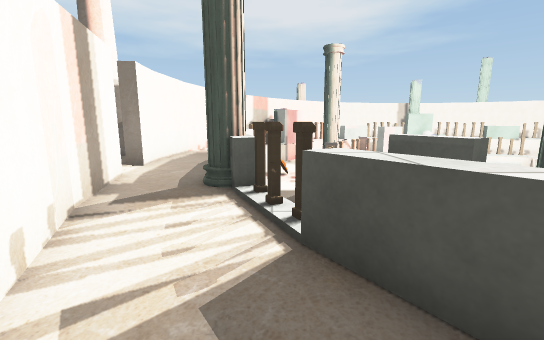
view 1 (above)

20 first-person views from a walk through a scene from a Unity 3-D project. The camera is 1.3 m above the floor, tilts 10° down and sees 90° across. The floor is counted in squares, 1 m on a side. Each view is taken from the middle of a square. On the plan, view 1 faces up. The plan holds only what a view shows up to about 13 squares ahead; the rest is blank. The place goes on beyond the plan. The player is left out. Some animated figures are not drawn. Some surface patterns are stand-ins.

view 2
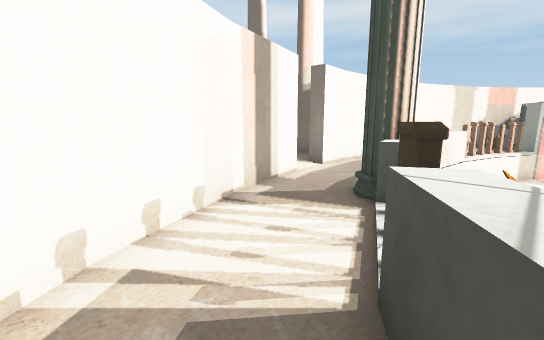

view 3
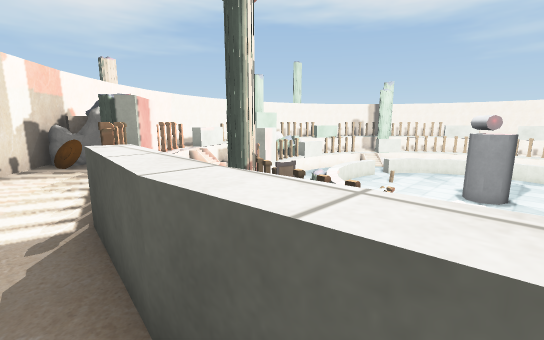

view 4
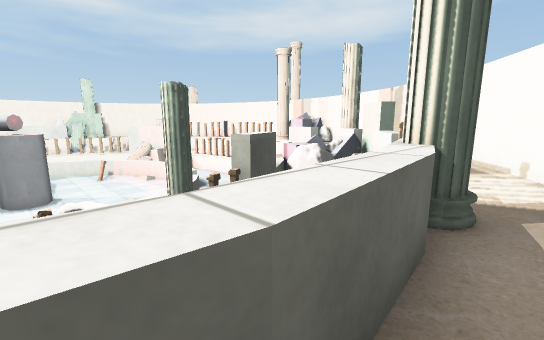

view 5
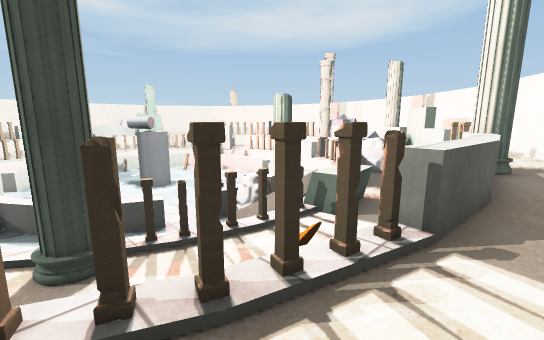

view 6
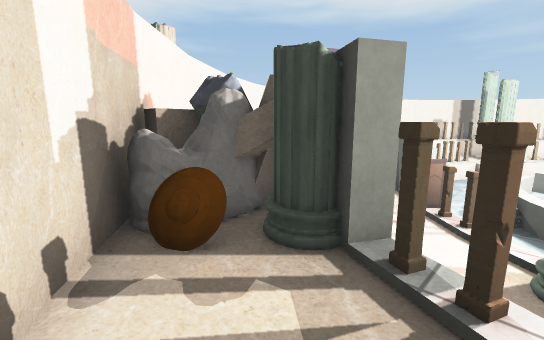

view 7
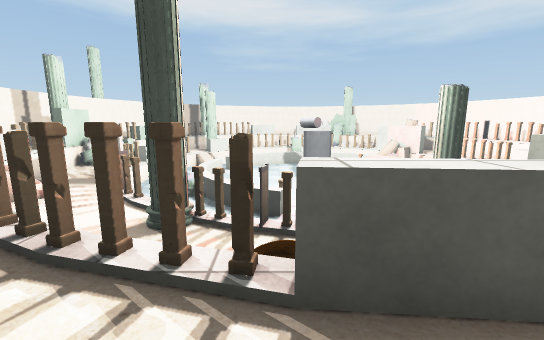

view 8
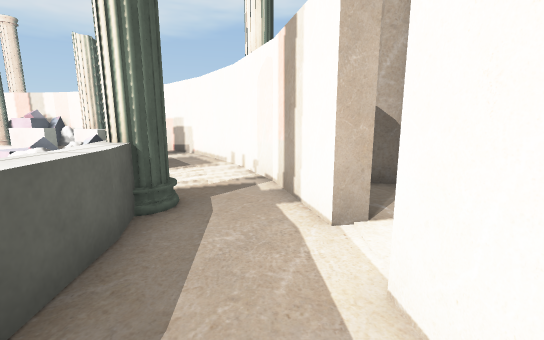

view 9
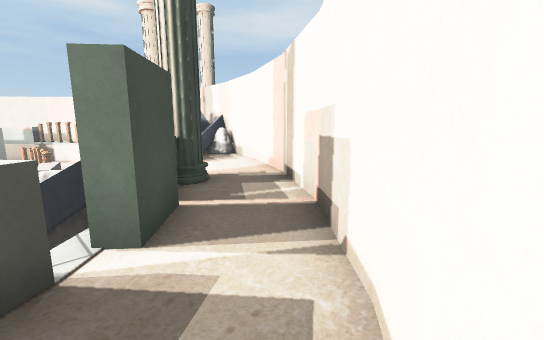

view 10
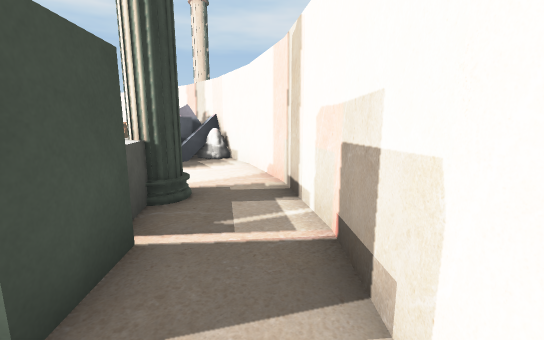

view 11
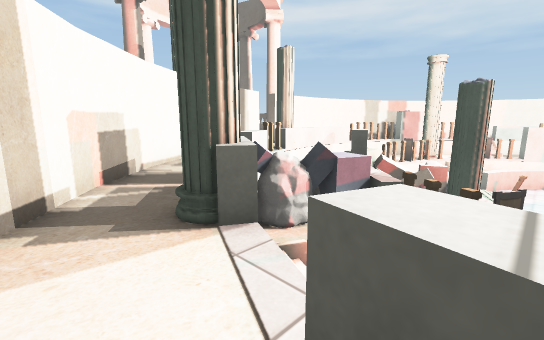

view 12
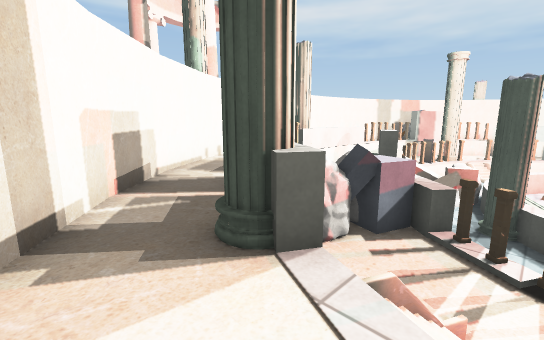

view 13
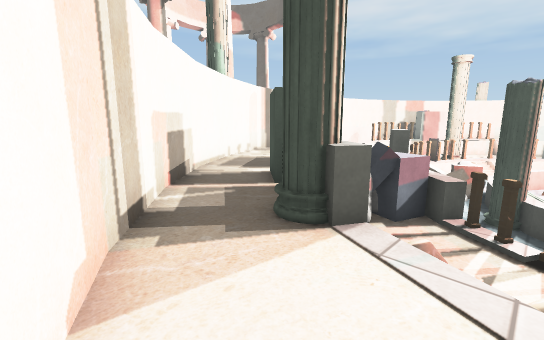

view 14
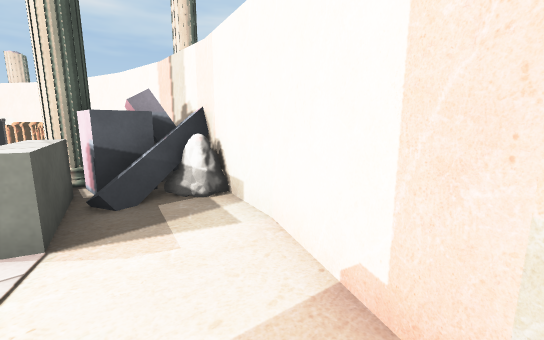

view 15
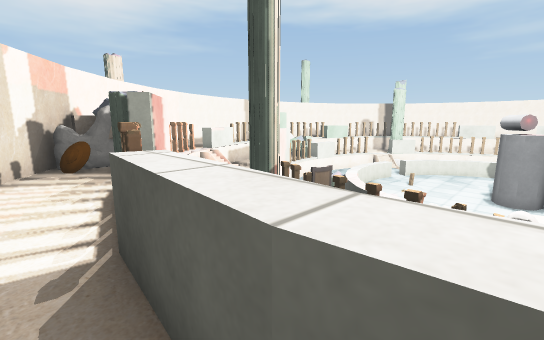

view 16
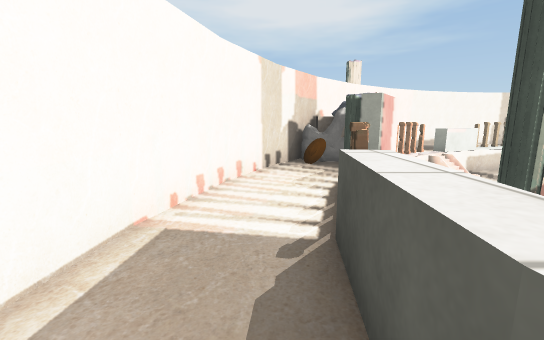

view 17
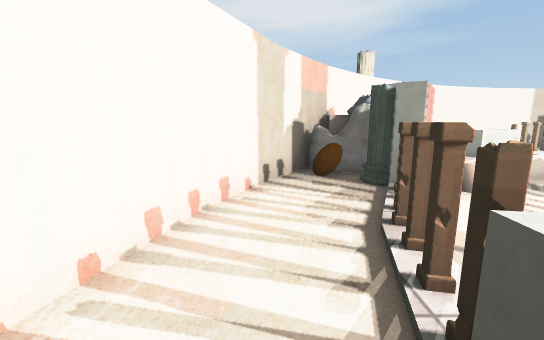

view 18
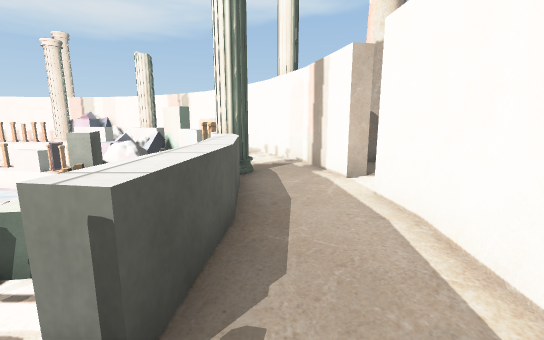

view 19
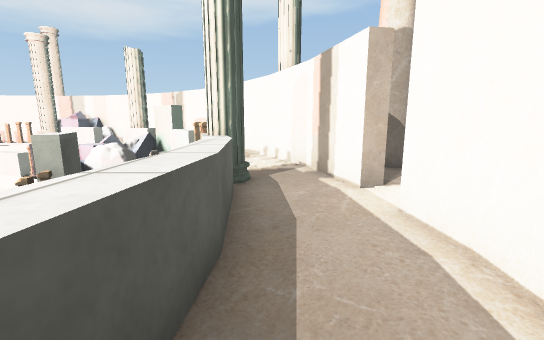

view 20
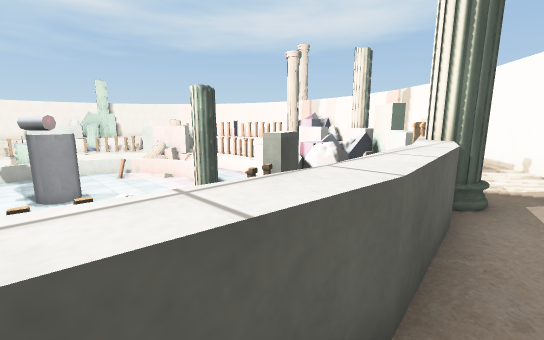

### Floor plan
Key: @ floor where view 1 was taken; # wall or solid block; x gap in a wall; . main floor; - floor 1 m lower than the main floor; = window, fence, low wall or low ledge; ^ raised ledge; v drop or lower ground; F fence; O other object.
Columns run from 4 left of view 1 to 11 right of it. Each row starts with its distance up from view 1.
 20    ##   Ovvvvv
 19   ##OOOFvvvvv
 18   #OOOOvvvv^^v
 17  ##.O#vvvvO  vvv
 16  #..Fxvvvv
 15  #..FvvOv  vvvv
 14 ##..F vO  vvv vv
 13 #..FvvvF  vvv vv
 12 #..Fvvvv  vvv vv
 11 #..^vvvv vvvvvvv
 10 #..^vvv Ovvvvvvv
  9 #..^vvv  vv vvvv
  8 #..^vv.v vv    v
  7 #..^ vv  vvv  vv
  6 #..Ov vO vO-  vv
  5 ##.#F v^vvvv  vv
  4  #..F  vv  vv
  3  #..Fv vvv
  2  ##..=v Ovvv v
  1   #...xOOOvFvvv
  0   ##@.##OvvvO^^O
 -1    ##..#^vvv
 -2     ##..#Ovv
 -3      ##.....^^v
 -4       ###....OOO
 -5         ###..OOO
 -6           ###OOO
 -7                #

Where each view was taken, in squares from view 1:
view 1: 0 up, 0 right, facing up
view 2: 1 up, 1 right, facing up-left
view 3: 8 up, 2 left, facing up-right
view 4: 10 up, 2 left, facing down-right
view 5: 15 up, 2 left, facing down-right
view 6: 15 up, 2 left, facing up-right
view 7: 12 up, 3 left, facing right
view 8: 10 up, 3 left, facing down
view 9: 1 up, 1 left, facing down-right
view 10: 0 up, 0 right, facing down-right
view 11: 4 down, 8 right, facing up-left
view 12: 4 down, 7 right, facing up-left
view 13: 5 down, 7 right, facing up-left
view 14: 3 down, 4 right, facing down-right
view 15: 9 up, 2 left, facing up-right
view 16: 9 up, 2 left, facing up
view 17: 11 up, 2 left, facing up
view 18: 13 up, 2 left, facing down
view 19: 12 up, 2 left, facing down
view 20: 11 up, 2 left, facing down-right
